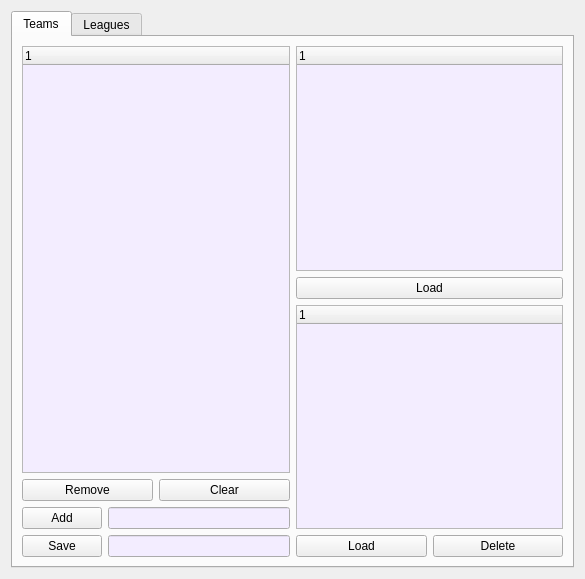
<?xml version="1.0" encoding="UTF-8"?>
<ui version="4.0">
 <class>Leagues</class>
 <widget class="QWidget" name="Leagues">
  <property name="geometry">
   <rect>
    <x>0</x>
    <y>0</y>
    <width>585</width>
    <height>579</height>
   </rect>
  </property>
  <property name="windowTitle">
   <string>Leagues creator</string>
  </property>
  <layout class="QHBoxLayout" name="horizontalLayout_11">
   <item>
    <widget class="QTabWidget" name="tabWidget">
     <property name="currentIndex">
      <number>0</number>
     </property>
     <widget class="QWidget" name="tab">
      <attribute name="title">
       <string>Teams</string>
      </attribute>
      <layout class="QHBoxLayout" name="horizontalLayout_5">
       <item>
        <layout class="QVBoxLayout" name="verticalLayout_5">
         <item>
          <widget class="QTreeWidget" name="tree_teams">
           <property name="palette">
            <palette>
             <active>
              <colorrole role="Base">
               <brush brushstyle="SolidPattern">
                <color alpha="255">
                 <red>243</red>
                 <green>237</green>
                 <blue>255</blue>
                </color>
               </brush>
              </colorrole>
             </active>
             <inactive>
              <colorrole role="Base">
               <brush brushstyle="SolidPattern">
                <color alpha="255">
                 <red>243</red>
                 <green>237</green>
                 <blue>255</blue>
                </color>
               </brush>
              </colorrole>
             </inactive>
             <disabled>
              <colorrole role="Base">
               <brush brushstyle="SolidPattern">
                <color alpha="255">
                 <red>247</red>
                 <green>247</green>
                 <blue>247</blue>
                </color>
               </brush>
              </colorrole>
             </disabled>
            </palette>
           </property>
           <column>
            <property name="text">
             <string notr="true">1</string>
            </property>
           </column>
          </widget>
         </item>
         <item>
          <layout class="QHBoxLayout" name="horizontalLayout_3">
           <item>
            <widget class="QPushButton" name="button_teams_remove">
             <property name="text">
              <string>Remove</string>
             </property>
             <property name="icon">
              <iconset resource="../icons/icons.qrc">
               <normaloff>:/actions/actions/edit_remove.png</normaloff>:/actions/actions/edit_remove.png</iconset>
             </property>
            </widget>
           </item>
           <item>
            <widget class="QPushButton" name="button_teams_clear">
             <property name="text">
              <string>Clear</string>
             </property>
             <property name="icon">
              <iconset resource="../icons/icons.qrc">
               <normaloff>:/actions/actions/editclear.png</normaloff>:/actions/actions/editclear.png</iconset>
             </property>
            </widget>
           </item>
          </layout>
         </item>
         <item>
          <layout class="QVBoxLayout" name="verticalLayout_2">
           <item>
            <layout class="QHBoxLayout" name="horizontalLayout_4">
             <item>
              <widget class="QPushButton" name="button_teams_add">
               <property name="text">
                <string>Add</string>
               </property>
               <property name="icon">
                <iconset resource="../icons/icons.qrc">
                 <normaloff>:/actions/actions/edit_add.png</normaloff>:/actions/actions/edit_add.png</iconset>
               </property>
              </widget>
             </item>
             <item>
              <widget class="QLineEdit" name="line_team">
               <property name="palette">
                <palette>
                 <active>
                  <colorrole role="Base">
                   <brush brushstyle="SolidPattern">
                    <color alpha="255">
                     <red>243</red>
                     <green>237</green>
                     <blue>255</blue>
                    </color>
                   </brush>
                  </colorrole>
                 </active>
                 <inactive>
                  <colorrole role="Base">
                   <brush brushstyle="SolidPattern">
                    <color alpha="255">
                     <red>243</red>
                     <green>237</green>
                     <blue>255</blue>
                    </color>
                   </brush>
                  </colorrole>
                 </inactive>
                 <disabled>
                  <colorrole role="Base">
                   <brush brushstyle="SolidPattern">
                    <color alpha="255">
                     <red>247</red>
                     <green>247</green>
                     <blue>247</blue>
                    </color>
                   </brush>
                  </colorrole>
                 </disabled>
                </palette>
               </property>
              </widget>
             </item>
            </layout>
           </item>
           <item>
            <layout class="QHBoxLayout" name="horizontalLayout_2">
             <item>
              <widget class="QPushButton" name="button_profile_save">
               <property name="text">
                <string>Save</string>
               </property>
               <property name="icon">
                <iconset resource="../icons/icons.qrc">
                 <normaloff>:/actions/actions/filesaveas.png</normaloff>:/actions/actions/filesaveas.png</iconset>
               </property>
              </widget>
             </item>
             <item>
              <widget class="QLineEdit" name="line_teams_save">
               <property name="palette">
                <palette>
                 <active>
                  <colorrole role="Base">
                   <brush brushstyle="SolidPattern">
                    <color alpha="255">
                     <red>243</red>
                     <green>237</green>
                     <blue>255</blue>
                    </color>
                   </brush>
                  </colorrole>
                 </active>
                 <inactive>
                  <colorrole role="Base">
                   <brush brushstyle="SolidPattern">
                    <color alpha="255">
                     <red>243</red>
                     <green>237</green>
                     <blue>255</blue>
                    </color>
                   </brush>
                  </colorrole>
                 </inactive>
                 <disabled>
                  <colorrole role="Base">
                   <brush brushstyle="SolidPattern">
                    <color alpha="255">
                     <red>247</red>
                     <green>247</green>
                     <blue>247</blue>
                    </color>
                   </brush>
                  </colorrole>
                 </disabled>
                </palette>
               </property>
              </widget>
             </item>
            </layout>
           </item>
          </layout>
         </item>
        </layout>
       </item>
       <item>
        <layout class="QVBoxLayout" name="verticalLayout_7">
         <item>
          <layout class="QVBoxLayout" name="verticalLayout_3">
           <item>
            <widget class="QTreeWidget" name="tree_leagues">
             <property name="palette">
              <palette>
               <active>
                <colorrole role="Base">
                 <brush brushstyle="SolidPattern">
                  <color alpha="255">
                   <red>243</red>
                   <green>237</green>
                   <blue>255</blue>
                  </color>
                 </brush>
                </colorrole>
               </active>
               <inactive>
                <colorrole role="Base">
                 <brush brushstyle="SolidPattern">
                  <color alpha="255">
                   <red>243</red>
                   <green>237</green>
                   <blue>255</blue>
                  </color>
                 </brush>
                </colorrole>
               </inactive>
               <disabled>
                <colorrole role="Base">
                 <brush brushstyle="SolidPattern">
                  <color alpha="255">
                   <red>247</red>
                   <green>247</green>
                   <blue>247</blue>
                  </color>
                 </brush>
                </colorrole>
               </disabled>
              </palette>
             </property>
             <column>
              <property name="text">
               <string notr="true">1</string>
              </property>
             </column>
            </widget>
           </item>
           <item>
            <widget class="QPushButton" name="button_from_league">
             <property name="text">
              <string>Load</string>
             </property>
             <property name="icon">
              <iconset resource="../icons/icons.qrc">
               <normaloff>:/actions/actions/fileopen.png</normaloff>:/actions/actions/fileopen.png</iconset>
             </property>
            </widget>
           </item>
          </layout>
         </item>
         <item>
          <layout class="QVBoxLayout" name="verticalLayout_4">
           <item>
            <widget class="QTreeWidget" name="tree_team_profiles">
             <property name="palette">
              <palette>
               <active>
                <colorrole role="Base">
                 <brush brushstyle="SolidPattern">
                  <color alpha="255">
                   <red>243</red>
                   <green>237</green>
                   <blue>255</blue>
                  </color>
                 </brush>
                </colorrole>
               </active>
               <inactive>
                <colorrole role="Base">
                 <brush brushstyle="SolidPattern">
                  <color alpha="255">
                   <red>243</red>
                   <green>237</green>
                   <blue>255</blue>
                  </color>
                 </brush>
                </colorrole>
               </inactive>
               <disabled>
                <colorrole role="Base">
                 <brush brushstyle="SolidPattern">
                  <color alpha="255">
                   <red>247</red>
                   <green>247</green>
                   <blue>247</blue>
                  </color>
                 </brush>
                </colorrole>
               </disabled>
              </palette>
             </property>
             <column>
              <property name="text">
               <string notr="true">1</string>
              </property>
             </column>
            </widget>
           </item>
           <item>
            <layout class="QHBoxLayout" name="horizontalLayout">
             <item>
              <widget class="QPushButton" name="button_profile_load">
               <property name="text">
                <string>Load</string>
               </property>
               <property name="icon">
                <iconset resource="../icons/icons.qrc">
                 <normaloff>:/actions/actions/fileopen.png</normaloff>:/actions/actions/fileopen.png</iconset>
               </property>
              </widget>
             </item>
             <item>
              <widget class="QPushButton" name="button_profile_delete">
               <property name="sizePolicy">
                <sizepolicy hsizetype="Preferred" vsizetype="Preferred">
                 <horstretch>0</horstretch>
                 <verstretch>0</verstretch>
                </sizepolicy>
               </property>
               <property name="text">
                <string>Delete</string>
               </property>
              </widget>
             </item>
            </layout>
           </item>
          </layout>
         </item>
        </layout>
       </item>
      </layout>
     </widget>
     <widget class="QWidget" name="tab_2">
      <attribute name="title">
       <string>Leagues</string>
      </attribute>
      <layout class="QVBoxLayout" name="verticalLayout_11">
       <item>
        <layout class="QHBoxLayout" name="horizontalLayout_12">
         <item>
          <layout class="QVBoxLayout" name="verticalLayout_10">
           <item>
            <widget class="QTreeWidget" name="tree_matches">
             <property name="palette">
              <palette>
               <active>
                <colorrole role="Base">
                 <brush brushstyle="SolidPattern">
                  <color alpha="255">
                   <red>243</red>
                   <green>237</green>
                   <blue>255</blue>
                  </color>
                 </brush>
                </colorrole>
               </active>
               <inactive>
                <colorrole role="Base">
                 <brush brushstyle="SolidPattern">
                  <color alpha="255">
                   <red>243</red>
                   <green>237</green>
                   <blue>255</blue>
                  </color>
                 </brush>
                </colorrole>
               </inactive>
               <disabled>
                <colorrole role="Base">
                 <brush brushstyle="SolidPattern">
                  <color alpha="255">
                   <red>247</red>
                   <green>247</green>
                   <blue>247</blue>
                  </color>
                 </brush>
                </colorrole>
               </disabled>
              </palette>
             </property>
             <property name="frameShape">
              <enum>QFrame::Box</enum>
             </property>
             <property name="frameShadow">
              <enum>QFrame::Plain</enum>
             </property>
             <property name="editTriggers">
              <set>QAbstractItemView::DoubleClicked</set>
             </property>
             <property name="selectionMode">
              <enum>QAbstractItemView::SingleSelection</enum>
             </property>
             <property name="selectionBehavior">
              <enum>QAbstractItemView::SelectRows</enum>
             </property>
             <property name="rootIsDecorated">
              <bool>false</bool>
             </property>
             <property name="itemsExpandable">
              <bool>false</bool>
             </property>
             <property name="sortingEnabled">
              <bool>false</bool>
             </property>
             <column>
              <property name="text">
               <string notr="true">1</string>
              </property>
             </column>
            </widget>
           </item>
           <item>
            <layout class="QHBoxLayout" name="horizontalLayout_7">
             <item>
              <widget class="QPushButton" name="button_league_save">
               <property name="text">
                <string>Save</string>
               </property>
               <property name="icon">
                <iconset resource="../icons/icons.qrc">
                 <normaloff>:/actions/actions/filesaveas.png</normaloff>:/actions/actions/filesaveas.png</iconset>
               </property>
              </widget>
             </item>
             <item>
              <widget class="QLineEdit" name="line_league_save">
               <property name="palette">
                <palette>
                 <active>
                  <colorrole role="Base">
                   <brush brushstyle="SolidPattern">
                    <color alpha="255">
                     <red>243</red>
                     <green>237</green>
                     <blue>255</blue>
                    </color>
                   </brush>
                  </colorrole>
                 </active>
                 <inactive>
                  <colorrole role="Base">
                   <brush brushstyle="SolidPattern">
                    <color alpha="255">
                     <red>243</red>
                     <green>237</green>
                     <blue>255</blue>
                    </color>
                   </brush>
                  </colorrole>
                 </inactive>
                 <disabled>
                  <colorrole role="Base">
                   <brush brushstyle="SolidPattern">
                    <color alpha="255">
                     <red>247</red>
                     <green>247</green>
                     <blue>247</blue>
                    </color>
                   </brush>
                  </colorrole>
                 </disabled>
                </palette>
               </property>
              </widget>
             </item>
            </layout>
           </item>
           <item>
            <layout class="QHBoxLayout" name="horizontalLayout_6">
             <item>
              <widget class="QPushButton" name="button_up">
               <property name="text">
                <string>move up</string>
               </property>
               <property name="icon">
                <iconset resource="../icons/icons.qrc">
                 <normaloff>:/actions/actions/1uparrow.png</normaloff>:/actions/actions/1uparrow.png</iconset>
               </property>
              </widget>
             </item>
             <item>
              <widget class="QPushButton" name="button_down">
               <property name="text">
                <string>move down</string>
               </property>
               <property name="icon">
                <iconset resource="../icons/icons.qrc">
                 <normaloff>:/actions/actions/1downarrow1.png</normaloff>:/actions/actions/1downarrow1.png</iconset>
               </property>
              </widget>
             </item>
            </layout>
           </item>
           <item>
            <layout class="QHBoxLayout" name="horizontalLayout_9">
             <item>
              <widget class="QPushButton" name="button_match_remove">
               <property name="text">
                <string>Remove</string>
               </property>
               <property name="icon">
                <iconset resource="../icons/icons.qrc">
                 <normaloff>:/actions/actions/edit_remove.png</normaloff>:/actions/actions/edit_remove.png</iconset>
               </property>
              </widget>
             </item>
             <item>
              <widget class="QPushButton" name="button_match_add">
               <property name="text">
                <string>Add</string>
               </property>
               <property name="icon">
                <iconset resource="../icons/icons.qrc">
                 <normaloff>:/actions/actions/edit_add.png</normaloff>:/actions/actions/edit_add.png</iconset>
               </property>
              </widget>
             </item>
             <item>
              <widget class="QLineEdit" name="line_match">
               <property name="enabled">
                <bool>true</bool>
               </property>
              </widget>
             </item>
            </layout>
           </item>
          </layout>
         </item>
         <item>
          <layout class="QVBoxLayout" name="verticalLayout_6">
           <item>
            <widget class="QTreeWidget" name="tree_leagues_own">
             <property name="palette">
              <palette>
               <active>
                <colorrole role="Base">
                 <brush brushstyle="SolidPattern">
                  <color alpha="255">
                   <red>243</red>
                   <green>237</green>
                   <blue>255</blue>
                  </color>
                 </brush>
                </colorrole>
               </active>
               <inactive>
                <colorrole role="Base">
                 <brush brushstyle="SolidPattern">
                  <color alpha="255">
                   <red>243</red>
                   <green>237</green>
                   <blue>255</blue>
                  </color>
                 </brush>
                </colorrole>
               </inactive>
               <disabled>
                <colorrole role="Base">
                 <brush brushstyle="SolidPattern">
                  <color alpha="255">
                   <red>247</red>
                   <green>247</green>
                   <blue>247</blue>
                  </color>
                 </brush>
                </colorrole>
               </disabled>
              </palette>
             </property>
             <column>
              <property name="text">
               <string notr="true">1</string>
              </property>
             </column>
            </widget>
           </item>
           <item>
            <layout class="QHBoxLayout" name="horizontalLayout_8">
             <item>
              <widget class="QPushButton" name="button_league_load">
               <property name="text">
                <string>Load</string>
               </property>
               <property name="icon">
                <iconset resource="../icons/icons.qrc">
                 <normaloff>:/actions/actions/fileopen.png</normaloff>:/actions/actions/fileopen.png</iconset>
               </property>
              </widget>
             </item>
             <item>
              <widget class="QPushButton" name="button_league_delete">
               <property name="text">
                <string>Delete</string>
               </property>
               <property name="icon">
                <iconset resource="../icons/icons.qrc">
                 <normaloff>:/actions/actions/editdelete.png</normaloff>:/actions/actions/editdelete.png</iconset>
               </property>
              </widget>
             </item>
            </layout>
           </item>
          </layout>
         </item>
        </layout>
       </item>
       <item>
        <layout class="QVBoxLayout" name="verticalLayout">
         <item>
          <layout class="QHBoxLayout" name="horizontalLayout_10">
           <item>
            <layout class="QVBoxLayout" name="verticalLayout_8">
             <item>
              <widget class="QTreeWidget" name="tree_teams_home">
               <property name="palette">
                <palette>
                 <active>
                  <colorrole role="Base">
                   <brush brushstyle="SolidPattern">
                    <color alpha="255">
                     <red>243</red>
                     <green>237</green>
                     <blue>255</blue>
                    </color>
                   </brush>
                  </colorrole>
                 </active>
                 <inactive>
                  <colorrole role="Base">
                   <brush brushstyle="SolidPattern">
                    <color alpha="255">
                     <red>243</red>
                     <green>237</green>
                     <blue>255</blue>
                    </color>
                   </brush>
                  </colorrole>
                 </inactive>
                 <disabled>
                  <colorrole role="Base">
                   <brush brushstyle="SolidPattern">
                    <color alpha="255">
                     <red>247</red>
                     <green>247</green>
                     <blue>247</blue>
                    </color>
                   </brush>
                  </colorrole>
                 </disabled>
                </palette>
               </property>
               <property name="headerHidden">
                <bool>false</bool>
               </property>
               <column>
                <property name="text">
                 <string notr="true">1</string>
                </property>
               </column>
              </widget>
             </item>
             <item>
              <widget class="QSpinBox" name="spin_home">
               <property name="palette">
                <palette>
                 <active>
                  <colorrole role="Base">
                   <brush brushstyle="SolidPattern">
                    <color alpha="255">
                     <red>243</red>
                     <green>237</green>
                     <blue>255</blue>
                    </color>
                   </brush>
                  </colorrole>
                 </active>
                 <inactive>
                  <colorrole role="Base">
                   <brush brushstyle="SolidPattern">
                    <color alpha="255">
                     <red>243</red>
                     <green>237</green>
                     <blue>255</blue>
                    </color>
                   </brush>
                  </colorrole>
                 </inactive>
                 <disabled>
                  <colorrole role="Base">
                   <brush brushstyle="SolidPattern">
                    <color alpha="255">
                     <red>247</red>
                     <green>247</green>
                     <blue>247</blue>
                    </color>
                   </brush>
                  </colorrole>
                 </disabled>
                </palette>
               </property>
               <property name="buttonSymbols">
                <enum>QAbstractSpinBox::PlusMinus</enum>
               </property>
               <property name="specialValueText">
                <string>NULL</string>
               </property>
               <property name="minimum">
                <number>-1</number>
               </property>
               <property name="value">
                <number>-1</number>
               </property>
              </widget>
             </item>
            </layout>
           </item>
           <item>
            <layout class="QVBoxLayout" name="verticalLayout_9">
             <item>
              <widget class="QTreeWidget" name="tree_teams_away">
               <property name="palette">
                <palette>
                 <active>
                  <colorrole role="Base">
                   <brush brushstyle="SolidPattern">
                    <color alpha="255">
                     <red>243</red>
                     <green>237</green>
                     <blue>255</blue>
                    </color>
                   </brush>
                  </colorrole>
                 </active>
                 <inactive>
                  <colorrole role="Base">
                   <brush brushstyle="SolidPattern">
                    <color alpha="255">
                     <red>243</red>
                     <green>237</green>
                     <blue>255</blue>
                    </color>
                   </brush>
                  </colorrole>
                 </inactive>
                 <disabled>
                  <colorrole role="Base">
                   <brush brushstyle="SolidPattern">
                    <color alpha="255">
                     <red>247</red>
                     <green>247</green>
                     <blue>247</blue>
                    </color>
                   </brush>
                  </colorrole>
                 </disabled>
                </palette>
               </property>
               <column>
                <property name="text">
                 <string notr="true">1</string>
                </property>
               </column>
              </widget>
             </item>
             <item>
              <widget class="QSpinBox" name="spin_away">
               <property name="palette">
                <palette>
                 <active>
                  <colorrole role="Base">
                   <brush brushstyle="SolidPattern">
                    <color alpha="255">
                     <red>243</red>
                     <green>237</green>
                     <blue>255</blue>
                    </color>
                   </brush>
                  </colorrole>
                 </active>
                 <inactive>
                  <colorrole role="Base">
                   <brush brushstyle="SolidPattern">
                    <color alpha="255">
                     <red>243</red>
                     <green>237</green>
                     <blue>255</blue>
                    </color>
                   </brush>
                  </colorrole>
                 </inactive>
                 <disabled>
                  <colorrole role="Base">
                   <brush brushstyle="SolidPattern">
                    <color alpha="255">
                     <red>247</red>
                     <green>247</green>
                     <blue>247</blue>
                    </color>
                   </brush>
                  </colorrole>
                 </disabled>
                </palette>
               </property>
               <property name="buttonSymbols">
                <enum>QAbstractSpinBox::PlusMinus</enum>
               </property>
               <property name="specialValueText">
                <string>NULL</string>
               </property>
               <property name="minimum">
                <number>-1</number>
               </property>
               <property name="value">
                <number>-1</number>
               </property>
              </widget>
             </item>
            </layout>
           </item>
           <item>
            <widget class="QCalendarWidget" name="calendarWidget">
             <property name="minimumSize">
              <size>
               <width>300</width>
               <height>0</height>
              </size>
             </property>
             <property name="gridVisible">
              <bool>true</bool>
             </property>
             <property name="horizontalHeaderFormat">
              <enum>QCalendarWidget::SingleLetterDayNames</enum>
             </property>
             <property name="verticalHeaderFormat">
              <enum>QCalendarWidget::NoVerticalHeader</enum>
             </property>
             <property name="navigationBarVisible">
              <bool>true</bool>
             </property>
             <property name="dateEditEnabled">
              <bool>false</bool>
             </property>
            </widget>
           </item>
          </layout>
         </item>
        </layout>
       </item>
      </layout>
     </widget>
    </widget>
   </item>
  </layout>
 </widget>
 <resources>
  <include location="../icons/icons.qrc"/>
 </resources>
 <connections/>
</ui>
